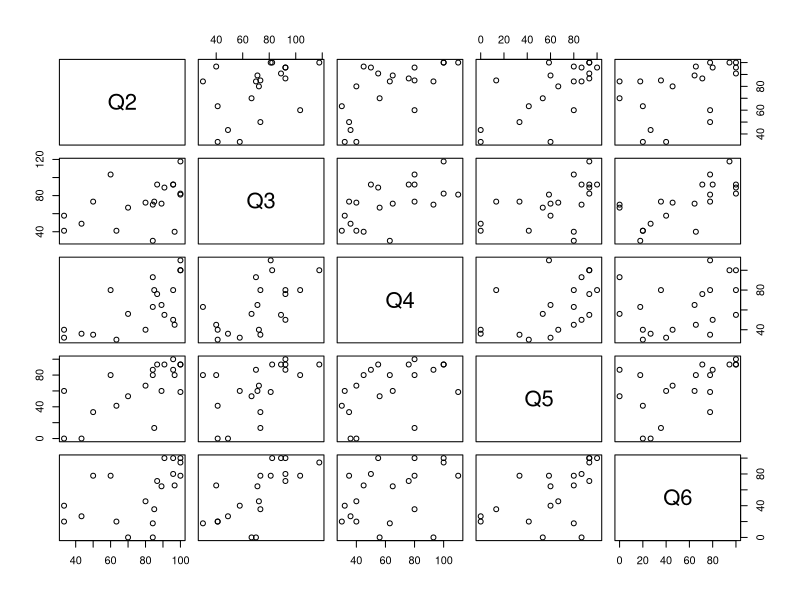
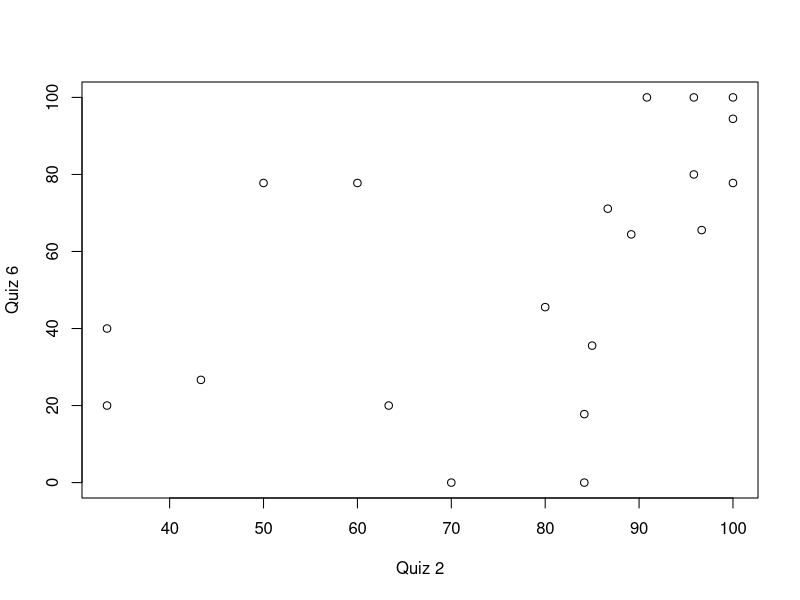
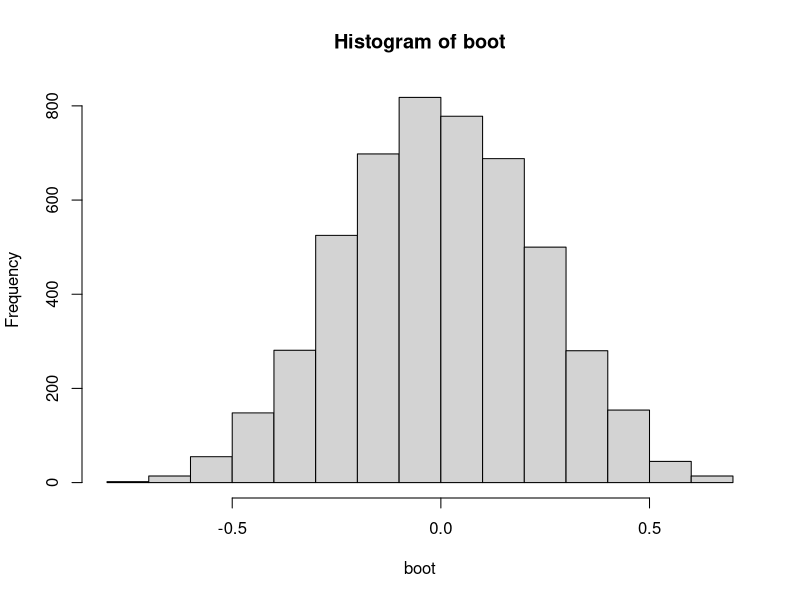

These figures' R source, in order:
## ---- chunk 1
quiz <- as.data.frame(read.csv("quiz.csv"))
## ---- chunk 2
plot(quiz)
## ---- chunk 3
plot(quiz$Q2,quiz$Q6,xlab= "Quiz 2", ylab= "Quiz 6")
## ---- chunk 4
cor(quiz$Q2,quiz$Q6)
## ---- chunk 5
bootstrap.cor <- function(x,y,B= 2000){
  data.x <- data.frame(x)
  data.y <- data.frame(y)
  boot.est <- vector(length= B)
  for(i in 1:B){
    boot.x <- data.x[sample(1:nrow(data.x),replace=TRUE),]
    boot.y <- data.y[sample(1:nrow(data.y),replace=TRUE),]
    boot.est[i] <- cor(boot.x,boot.y)
  }
  return(boot.est)
}
## ---- chunk 6
boot <- bootstrap.cor(quiz$Q2,quiz$Q6,B= 5000)
hist(boot)
## ---- chunk 7
quantile(boot,c(0.025,0.975))
cor.test(quiz$Q2,quiz$Q6)$conf.int[1:2]
